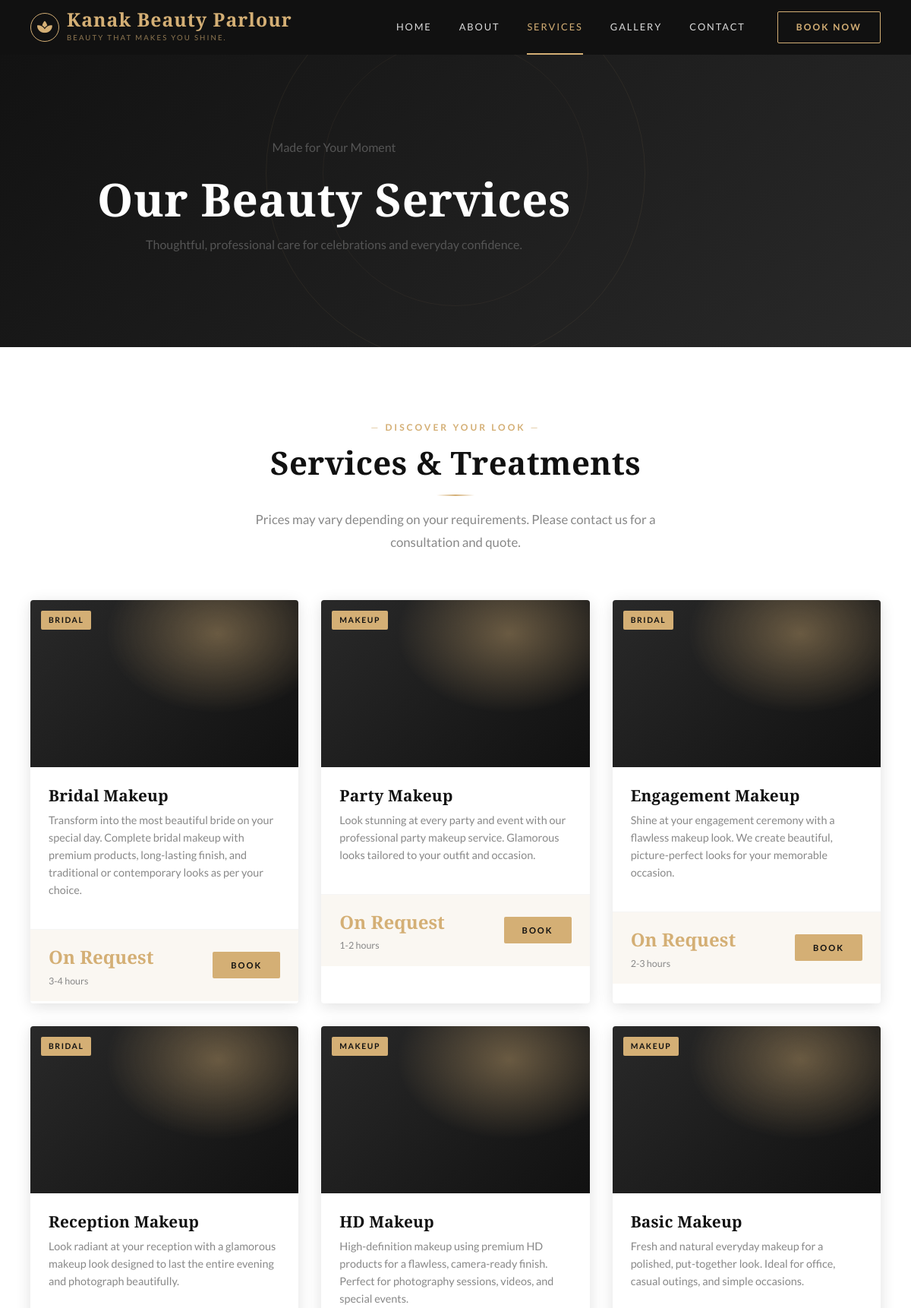
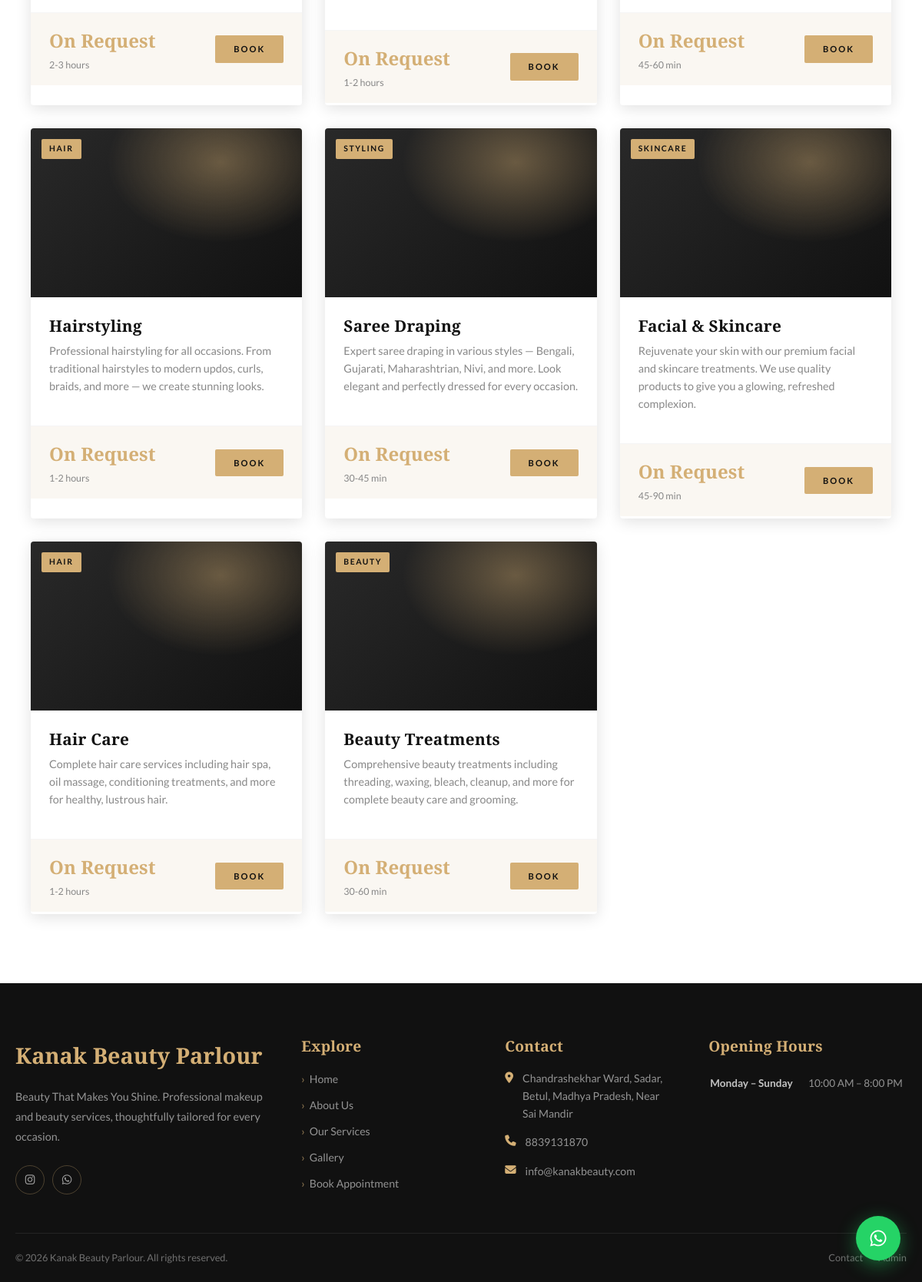
/services.php, run on the app's committed database (2 pictures, top to bottom).
### tables this page shows
CREATE TABLE IF NOT EXISTS `services` (
  `id`          INT UNSIGNED  NOT NULL AUTO_INCREMENT,
  `name`        VARCHAR(150)  NOT NULL,
  `slug`        VARCHAR(160)  NOT NULL UNIQUE,
  `description` TEXT          NOT NULL,
  `price`       DECIMAL(10,2) NULL     COMMENT 'NULL = price on request',
  `duration`    VARCHAR(50)   NULL     COMMENT 'e.g. 2-3 hours',
  `image`       VARCHAR(255)  NULL,
  `category`    VARCHAR(80)   NOT NULL DEFAULT 'General',
  `is_active`   TINYINT(1)    NOT NULL DEFAULT 1,
  `sort_order`  INT           NOT NULL DEFAULT 0,
  `created_at`  DATETIME      NOT NULL DEFAULT CURRENT_TIMESTAMP,
  `updated_at`  DATETIME      NOT NULL DEFAULT CURRENT_TIMESTAMP ON UPDATE CURRENT_TIMESTAMP,
  PRIMARY KEY (`id`),
  KEY `idx_services_category` (`category`),
  KEY `idx_services_active` (`is_active`)
);

### includes/functions.php (called while the page is built, shortened)
<?php
function getSettings(PDO $pdo): array
{
    $stmt = $pdo->query("SELECT setting_key, setting_value FROM business_settings");
    $rows = $stmt->fetchAll();
    $settings = [];
    foreach ($rows as $row) {
        $settings[$row['setting_key']] = $row['setting_value'];
    }
    return $settings;
}
function getActiveServices(PDO $pdo): array
{
    $stmt = $pdo->query(
        "SELECT * FROM services
         WHERE is_active = 1
         ORDER BY sort_order ASC, name ASC"
    );
    return $stmt->fetchAll();
}
function formatPrice($price): string
{
    if ($price === null || (float)$price === 0.0) {
        return 'On Request';
    }
    return '₹' . number_format((float)$price, 0, '.', ',');
}

### services.php (the view, shortened to what this page needs)
<?php
require_once 'config/database.php';
require_once 'includes/functions.php';
$settings = getSettings($pdo);
$services = getActiveServices($pdo);
$currentPage = 'services';
include 'includes/header.php';
?>
<section class="page-hero">
    <div class="container">
        <div class="hero-content text-center">
            <p class="hero-subtitle">Made for Your Moment</p>
            <h1 class="hero-title">Our Beauty Services</h1>
            <p class="hero-description">Thoughtful, professional care for celebrations and everyday confidence.</p>
        </div>
    </div>
</section>
<section class="section-padding">
    <div class="container">
        <div class="section-header">
            <span class="sub-label">Discover your look</span>
            <h2>Services &amp; Treatments</h2>
            <span class="gold-line"></span>
            <p>Prices may vary depending on your requirements. Please contact us for a consultation and quote.</p>
        </div>
        <?php if ($services): ?>
            <div class="services-grid">
                <?php foreach ($services as $service): ?>
                    <article class="service-card">
                        <div class="service-card-image">
                            <?php if (!empty($service['image'])): ?>
                                <img src="<?= htmlspecialchars($service['image'], ENT_QUOTES, 'UTF-8') ?>" alt="<?= htmlspecialchars($service['name'], ENT_QUOTES, 'UTF-8') ?>" loading="lazy">
                            <?php else: ?>
                                <div class="service-image-placeholder" role="img" aria-label="<?= htmlspecialchars($service['category'], ENT_QUOTES, 'UTF-8') ?> service"></div>
                            <?php endif; ?>
                            <span class="service-card-category"><?= htmlspecialchars($service['category'], ENT_QUOTES, 'UTF-8') ?></span>
                        </div>
                        <div class="service-card-body">
                            <h3><?= htmlspecialchars($service['name'], ENT_QUOTES, 'UTF-8') ?></h3>
                            <p><?= htmlspecialchars($service['description'], ENT_QUOTES, 'UTF-8') ?></p>
                        </div>
                        <div class="service-card-footer">
                            <div>
                                <span class="service-price"><?= htmlspecialchars(formatPrice($service['price']), ENT_QUOTES, 'UTF-8') ?></span>
                                <?php if (!empty($service['duration'])): ?>
                                    <span class="service-duration"><?= htmlspecialchars($service['duration'], ENT_QUOTES, 'UTF-8') ?></span>
                                <?php endif; ?>
                            </div>
                            <a class="btn btn-sm btn-gold" href="appointment.php?service_id=<?= (int)$service['id'] ?>">Book</a>
                        </div>
                    </article>
                <?php endforeach; ?>
            </div>
        <?php else: ?>
            <p class="text-center">Our services are being updated. Call <?= htmlspecialchars($settings['phone'] ?? '8839131870', ENT_QUOTES, 'UTF-8') ?> to discuss your requirements.</p>
        <?php endif; ?>
    </div>
</section>
<?php include 'includes/footer.php'; ?>

### includes/header.php (shortened to what this page needs)
<?php
$currentPage = $currentPage ?? '';
$businessName = $settings['business_name'] ?? 'Kanak Beauty Parlour';
$tagline = $settings['tagline'] ?? 'Beauty That Makes You Shine.';
$navigation = [
    'index' => ['Home', 'index.php'],
    'about' => ['About', 'about.php'],
    'services' => ['Services', 'services.php'],
    'gallery' => ['Gallery', 'gallery.php'],
    'contact' => ['Contact', 'contact.php'],
];
?>
<!DOCTYPE html>
<html lang="en">
<head>
    <link rel="stylesheet" href="https://cdnjs.cloudflare.com/ajax/libs/font-awesome/6.5.1/css/all.min.css">
    <link rel="stylesheet" href="assets/css/style.css">
</head>
<body>
<header class="navbar">
    <a class="navbar-brand" href="index.php" aria-label="<?= htmlspecialchars($businessName, ENT_QUOTES, 'UTF-8') ?> home">
        <span class="logo-icon" aria-hidden="true"><i class="fa-solid fa-spa"></i></span>
        <span>
            <span class="logo-text"><?= htmlspecialchars($businessName, ENT_QUOTES, 'UTF-8') ?></span>
            <span class="logo-tagline"><?= htmlspecialchars($tagline, ENT_QUOTES, 'UTF-8') ?></span>
        </span>
    </a>
    <nav class="navbar-nav" aria-label="Main navigation">
        <?php foreach ($navigation as $page => [$label, $href]): ?>
            <a class="nav-link<?= $currentPage === $page ? ' active' : '' ?>" href="<?= $href ?>"<?= $currentPage === $page ? ' aria-current="page"' : '' ?>><?= $label ?></a>
        <?php endforeach; ?>
        <a class="nav-link nav-cta<?= $currentPage === 'appointment' ? ' active' : '' ?>" href="appointment.php">Book Now</a>
    </nav>
</header>
<main id="main-content">

### includes/footer.php (shortened to what this page needs)
<?php
$footerPhone = $settings['phone'] ?? '8839131870';
$footerWhatsapp = preg_replace('/\D+/', '', $settings['whatsapp'] ?? '918839131870');
$footerEmail = $settings['email'] ?? 'info@kanakbeauty.com';
$footerAddress = $settings['address'] ?? 'Chandrashekhar Ward, Sadar, Betul, Madhya Pradesh, Near Sai Mandir';
$footerInstagram = $settings['instagram'] ?? 'https://www.instagram.com/kavita_kawadker_makeup_artist';
?>
</main>
<footer class="footer">
    <div class="container">
        <div class="footer-grid">
            <div class="footer-brand">
                <span class="logo-text">Kanak Beauty Parlour</span>
                <p>Beauty That Makes You Shine. Professional makeup and beauty services, thoughtfully tailored for every occasion.</p>
                <div class="footer-social">
                    <a class="social-btn" href="<?= htmlspecialchars($footerInstagram, ENT_QUOTES, 'UTF-8') ?>" target="_blank" rel="noopener noreferrer" aria-label="Visit our Instagram">
                        <i class="fa-brands fa-instagram" aria-hidden="true"></i>
                    </a>
                    <a class="social-btn" href="https://wa.me/<?= htmlspecialchars($footerWhatsapp, ENT_QUOTES, 'UTF-8') ?>" target="_blank" rel="noopener noreferrer" aria-label="Chat with us on WhatsApp">
                        <i class="fa-brands fa-whatsapp" aria-hidden="true"></i>
                    </a>
                </div>
            </div>
            <div class="footer-col">
                <h4>Explore</h4>
                <ul class="footer-links">
                    <li><a href="index.php">Home</a></li>
                    <li><a href="about.php">About Us</a></li>
                    <li><a href="services.php">Our Services</a></li>
                    <li><a href="gallery.php">Gallery</a></li>
                    <li><a href="appointment.php">Book Appointment</a></li>
                </ul>
            </div>
            <div class="footer-col">
                <h4>Contact</h4>
                <div class="footer-contact-item">
                    <i class="icon fa-solid fa-location-dot" aria-hidden="true"></i>
                    <span><?= htmlspecialchars($footerAddress, ENT_QUOTES, 'UTF-8') ?></span>
                </div>
                <div class="footer-contact-item">
                    <i class="icon fa-solid fa-phone" aria-hidden="true"></i>
                    <a href="tel:<?= htmlspecialchars(preg_replace('/\D+/', '', $footerPhone), ENT_QUOTES, 'UTF-8') ?>"><?= htmlspecialchars($footerPhone, ENT_QUOTES, 'UTF-8') ?></a>
                </div>
                <div class="footer-contact-item">
                    <i class="icon fa-solid fa-envelope" aria-hidden="true"></i>
                    <a href="mailto:<?= htmlspecialchars($footerEmail, ENT_QUOTES, 'UTF-8') ?>"><?= htmlspecialchars($footerEmail, ENT_QUOTES, 'UTF-8') ?></a>
                </div>
            </div>
            <div class="footer-col">
                <h4>Opening Hours</h4>
                <table class="hours-table">
                    <tbody>
                    <tr><td>Monday – Sunday</td><td><?= htmlspecialchars($settings['business_hours'] ?? '10:00 AM – 8:00 PM', ENT_QUOTES, 'UTF-8') ?></td></tr>
                    </tbody>
                </table>
            </div>
        </div>
        <div class="footer-bottom">
            <p>&copy; <?= date('Y') ?> Kanak Beauty Parlour. All rights reserved.</p>
            <div class="footer-bottom-links">
                <a href="contact.php">Contact</a>
                <a href="admin/login.php">Admin</a>
            </div>
        </div>
    </div>
</footer>
<a class="whatsapp-float" href="https://wa.me/<?= htmlspecialchars($footerWhatsapp, ENT_QUOTES, 'UTF-8') ?>" target="_blank" rel="noopener noreferrer" aria-label="Chat with Kanak Beauty Parlour on WhatsApp">
    <i class="fa-brands fa-whatsapp" aria-hidden="true"></i>
</a>
</body>
</html>

### data on the page
services: category "BRIDAL", name "Bridal Makeup", description "Transform into the most beautiful bride on your special day. Complete bridal makeup with premium products, long-lasting finish, and traditional or contemporary looks as per your choice.", price "On Request", duration "3-4 hours"
services: category "MAKEUP", name "Party Makeup", description "Look stunning at every party and event with our professional party makeup service. Glamorous looks tailored to your outfit and occasion.", price "On Request", duration "1-2 hours"
services: category "BRIDAL", name "Engagement Makeup", description "Shine at your engagement ceremony with a flawless makeup look. We create beautiful, picture-perfect looks for your memorable occasion.", price "On Request", duration "2-3 hours"
services: category "BRIDAL", name "Reception Makeup", description "Look radiant at your reception with a glamorous makeup look designed to last the entire evening and photograph beautifully.", price "On Request", duration "2-3 hours"
services: category "MAKEUP", name "HD Makeup", description "High-definition makeup using premium HD products for a flawless, camera-ready finish. Perfect for photography sessions, videos, and special events.", price "On Request", duration "1-2 hours"
services: category "MAKEUP", name "Basic Makeup", description "Fresh and natural everyday makeup for a polished, put-together look. Ideal for office, casual outings, and simple occasions.", price "On Request", duration "45-60 min"
services: category "HAIR", name "Hairstyling", description "Professional hairstyling for all occasions. From traditional hairstyles to modern updos, curls, braids, and more — we create stunning looks.", price "On Request", duration "1-2 hours"
services: category "STYLING", name "Saree Draping", description "Expert saree draping in various styles — Bengali, Gujarati, Maharashtrian, Nivi, and more. Look elegant and perfectly dressed for every occasion.", price "On Request", duration "30-45 min"
services: category "SKINCARE", name "Facial & Skincare", description "Rejuvenate your skin with our premium facial and skincare treatments. We use quality products to give you a glowing, refreshed complexion.", price "On Request", duration "45-90 min"
services: category "HAIR", name "Hair Care", description "Complete hair care services including hair spa, oil massage, conditioning treatments, and more for healthy, lustrous hair.", price "On Request", duration "1-2 hours"
services: category "BEAUTY", name "Beauty Treatments", description "Comprehensive beauty treatments including threading, waxing, bleach, cleanup, and more for complete beauty care and grooming.", price "On Request", duration "30-60 min"

### other printed values
$businessName "Kanak Beauty Parlour"
$tagline "BEAUTY THAT MAKES YOU SHINE."
$label "HOME"
$label "ABOUT"
$label "SERVICES"
$label "GALLERY"
$label "CONTACT"
$footerAddress "Chandrashekhar Ward, Sadar, Betul, Madhya Pradesh, Near Sai Mandir"
$footerPhone "8839131870"
$footerEmail "info@kanakbeauty.com"
$settings['business_hours'] "10:00 AM – 8:00 PM"
